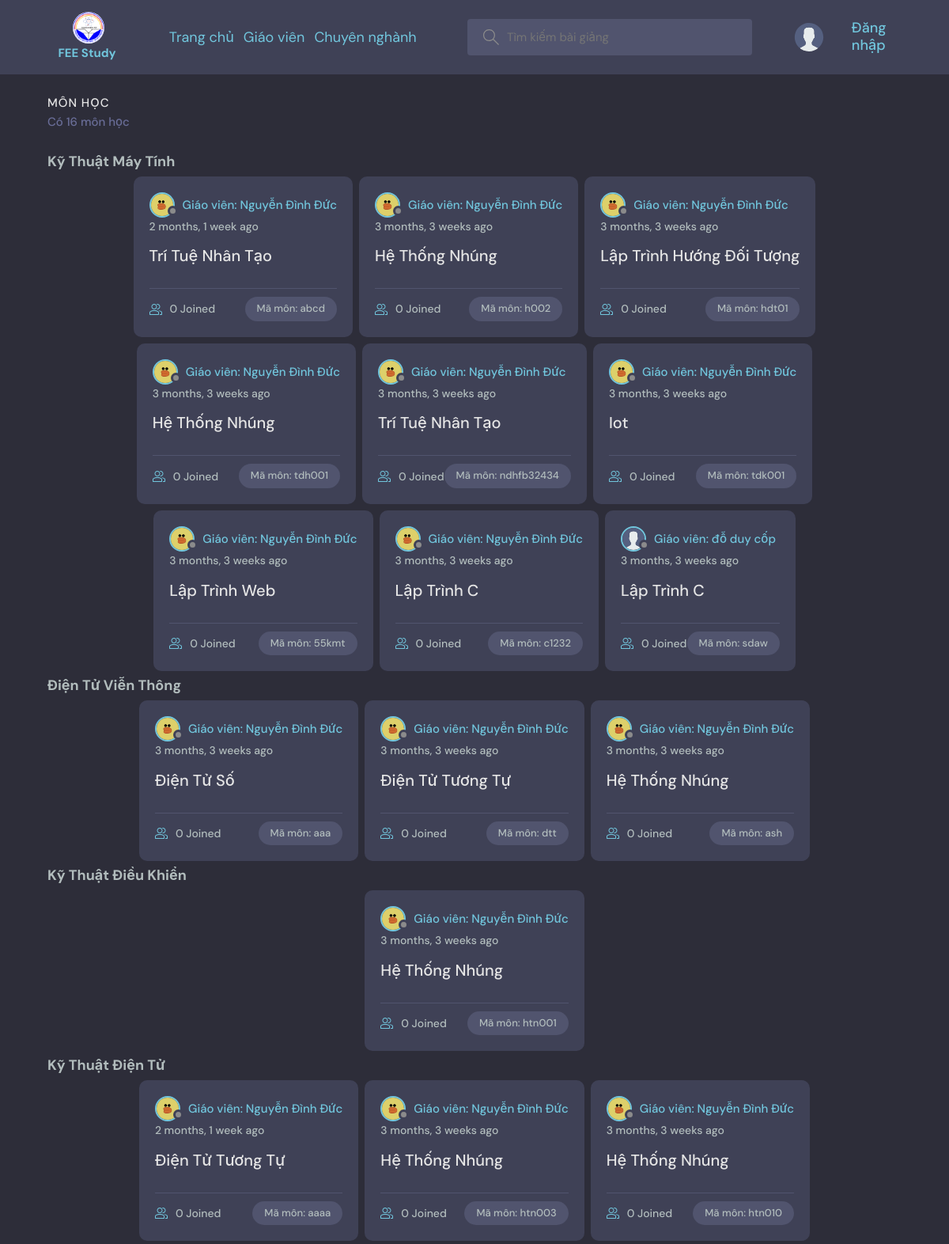
The page / on the database its author committed.
### base/models.py (models this page shows, shortened)
class major(models.Model):
    name = models.CharField(max_length=200)

class subject(models.Model):
    fkmajor = models.ForeignKey(major,on_delete=models.SET_NULL,null=True)
    host = models.ForeignKey(User, on_delete=models.SET_NULL, null=True)
    subjectcode = models.CharField(primary_key=True,max_length=10)
    name = models.CharField(max_length=200)
    modelaccess = (('0','Cơ bản'),('1','Cơ sở'),('2','Chuyên ngành'))
    access = models.CharField(choices=modelaccess,default='0',max_length=2)
    description = models.TextField(null=True, blank=True)
    participants = models.ManyToManyField(
        User, related_name='participants', blank=True)
    updated = models.DateTimeField(auto_now=True)
    created = models.DateTimeField(auto_now_add=True)
    class Meta:
        ordering = ['-updated', '-created']

class User(AbstractUser):
    student = 'SV'
    teacher = 'GV'
    admin = 'AD'
    modelaccess = [(student,'SV'),(teacher,'GV'),(admin,'AD')]
    name = models.CharField(max_length=200, null=True)
    email = models.EmailField(unique=True, null=True)
    access = models.CharField(choices=modelaccess,default=student,max_length=2)
    avatar = models.ImageField(upload_to='avatars',null=True, default="avatar.svg")

### base/views.py (the view)
# urls.py: 2. Add a URL to urlpatterns:  path('', views.home, name='home')
def home(request):
    q = request.GET.get('q') if request.GET.get('q') != None else ''
    subjects = subject.objects.filter(
        Q(fkmajor__name__icontains=q) |
        Q(name__icontains=q)
    )
    users = User.objects.all()
    majors = major.objects.all()
    subject_count = subjects.count()
    context = {'subjects': subjects,'subject_count':subject_count,
                'majors': majors,'users': users}
    return render(request,'base/home.html',context)

### base/templates/base/home.html (shortened to what this page needs)
{% extends 'main.html' %}
{% block content %}
<main class="layout">
    <div class="container">
        <div class="subjectList">
            <div class="subjectList__header" style="width: 100%;">
                <div>
                  <h2>Môn học</h2>
                  <p>Có {{subject_count}} môn học</p>
                </div>
              </div>
              {% include 'base/feed_component.html' %}
        </div>
    </div>
</main>
{% endblock content %}

### base/templates/base/feed_component.html (shortened to what this page needs)
<div class="listmajor">
    {% for major in majors %}
    <h1>{{major.name}}</h1>
    <div class="listsub">
        {% for subject in subjects %}
        {% if subject.fkmajor.name == major.name %}
        <div class="subjectListsubject accsee{{subject.access}}">
            <div class="subjectListsubject__header">
                <a href="{% url 'user-profile' subject.host.id %}" class="subjectListsubject__author">
                    <div class="avatar avatar--small">
                        <img src="{{subject.host.avatar.url}}" />
                    </div>
                    <span>Giáo viên: {{subject.host.name}}</span>
                </a>
            </div>
            <div class="subjectListsubject__actions">
                <span>{{subject.created|timesince}} ago</span>
            </div>
            <div class="subjectListsubject__content">
                <a href="{% url 'subject' subject.subjectcode %}">{{subject.name}}</a>
            </div>
            <div class="subjectListsubject__meta">
                <a href="{% url 'subject' subject.subjectcode %}" class="subjectListsubject__joined">
                    {{subject.participants.all.count}} Joined
                </a>
                <p class="subjectListsubject__topic">Mã môn: {{subject.subjectcode}}</p>
            </div>
        </div>
        {% endif %}
        {% endfor %}
    </div>
    {% endfor %}
</div>

### static/styles/style.css (style rules this page uses)
:root { --color-main: #71c6dd; --color-main-light: #e1f6fb; --color-dark: #3f4156; --color-dark-medium: #51546e; --color-dark-light: #696d97; --color-light: #e5e5e5; --color-gray: #8b8b8b; --color-light-gray: #b2bdbd; --color-bg: #2d2d39; --color-success: #5dd693; --color-error: #fc4b0b; }
* { font-family: "DM Sans", -apple-system, BlinkMacSystemFont, "Segoe UI", Roboto, Oxygen, Ubuntu, Cantarell, "Open Sans", "Helvetica Neue", sans-serif; margin: 0; padding: 0; box-sizing: border-box; text-rendering: optimizeLegibility; font-size: inherit; }
html { font-size: 56.25%; }
@media only screen and (min-width: 1200px) { html { font-size: 62.5%; } }
body { line-height: 1.6; font-weight: 400; font-size: 1.5rem; color: var(--color-light-gray); background-color: var(--color-bg); }
img { width: 100%; }
a { display: inline-block; color: var(--color-main); text-decoration: none; }
.container { max-width: 120rem; width: 90%; margin: auto; }
.avatar { position: relative; display: inline-block; border-radius: 50%; border: 2px solid var(--color-main); }
.avatar img { display: block; border-radius: 50%; object-fit: cover; object-position: center; }
.avatar::after { content: ""; display: block; position: absolute; background-color: var(--color-gray); z-index: 111; border-radius: 50%; border: 0.3rem solid var(--color-dark); }
.avatar.avatar--small img { width: 2.8rem; height: 2.8rem; }
.avatar.avatar--small:after { width: 0.7rem; height: 0.7rem; bottom: 0px; right: -6px; }
.layout { margin-top: 2.4rem; }
.layout > .container { display: flex; justify-content: space-between; align-items: center; flex-direction: column; }
.subjectList { width: 100%; }
.subjectList__header { display: flex; justify-content: space-between; align-items: center; margin-bottom: 2.4rem; }
.subjectList__header h2 { text-transform: uppercase; font-weight: 500; color: var(--color-light); letter-spacing: 1px; }
.subjectList__header p { font-weight: 500; color: var(--color-dark-light); }
.subjectListsubject { background-color: var(--color-dark); border-radius: 1rem; padding: 2rem; margin: 4px; }
.subjectListsubject__header { display: flex; justify-content: space-between; align-items: center; }
.subjectListsubject__author { font-weight: 500; display: flex; align-items: center; gap: 1rem; }
.subjectListsubject__actions { display: flex; align-items: flex-start; gap: 1rem; position: relative; }
.subjectListsubject__actions span { font-size: 1.4rem; font-weight: 500; }
.subjectListsubject__content { margin: 1rem 0; }
.subjectListsubject__content a { font-size: 2rem; font-weight: 500; margin-bottom: 1.5rem; color: var(--color-light); transition: all 0.3s ease-in-out; text-transform: capitalize; }
.subjectListsubject__meta { border-top: 1px solid var(--color-dark-medium); padding-top: 1rem; display: flex; align-items: center; justify-content: space-between; }
.subjectListsubject__joined { color: var(--color-light-gray); display: flex; align-items: center; gap: 1rem; font-size: 1.4rem; font-weight: 500; }
.subjectListsubject__joined svg { fill: var(--color-main); width: 1.6rem; height: 1.6rem; }
.subjectListsubject__topic { padding: 5px 1.5rem; background-color: var(--color-dark-medium); border-radius: 5rem; font-weight: 500; font-size: 1.3rem; }
.listsub { width: 100%; display: flex; flex-wrap: wrap; justify-content: center; }
.listmajor h1 { text-transform: capitalize; font-size: 18px; }

### rows shown on the page
major: name "Kỹ Thuật Máy Tính"
subject: host.avatar (picture), host.name "Nguyễn Đình Đức", created "2 months, 1 week", name "Trí Tuệ Nhân Tạo", participants.all.count "0", subjectcode "abcd"
subject: host.avatar (picture), host.name "Nguyễn Đình Đức", created "3 months, 3 weeks", name "Hệ Thống Nhúng", participants.all.count "0", subjectcode "h002"
subject: host.avatar (picture), host.name "Nguyễn Đình Đức", created "3 months, 3 weeks", name "Lập Trình Hướng Đối Tượng", participants.all.count "0", subjectcode "hdt01"
subject: host.avatar (picture), host.name "Nguyễn Đình Đức", created "3 months, 3 weeks", name "Hệ Thống Nhúng", participants.all.count "0", subjectcode "tdh001"
subject: host.avatar (picture), host.name "Nguyễn Đình Đức", created "3 months, 3 weeks", name "Trí Tuệ Nhân Tạo", participants.all.count "0", subjectcode "ndhfb32434"
subject: host.avatar (picture), host.name "Nguyễn Đình Đức", created "3 months, 3 weeks", name "Iot", participants.all.count "0", subjectcode "tdk001"
subject: host.avatar (picture), host.name "Nguyễn Đình Đức", created "3 months, 3 weeks", name "Lập Trình Web", participants.all.count "0", subjectcode "55kmt"
subject: host.avatar (picture), host.name "Nguyễn Đình Đức", created "3 months, 3 weeks", name "Lập Trình C", participants.all.count "0", subjectcode "c1232"
subject: host.avatar (placeholder picture), host.name "đỗ duy cốp", created "3 months, 3 weeks", name "Lập Trình C", participants.all.count "0", subjectcode "sdaw"
major: name "Điện Tử Viễn Thông"
subject: host.avatar (picture), host.name "Nguyễn Đình Đức", created "3 months, 3 weeks", name "Điện Tử Số", participants.all.count "0", subjectcode "aaa"
subject: host.avatar (picture), host.name "Nguyễn Đình Đức", created "3 months, 3 weeks", name "Điện Tử Tương Tự", participants.all.count "0", subjectcode "dtt"
subject: host.avatar (picture), host.name "Nguyễn Đình Đức", created "3 months, 3 weeks", name "Hệ Thống Nhúng", participants.all.count "0", subjectcode "ash"
major: name "Kỹ Thuật Điều Khiển"
subject: host.avatar (picture), host.name "Nguyễn Đình Đức", created "3 months, 3 weeks", name "Hệ Thống Nhúng", participants.all.count "0", subjectcode "htn001"
major: name "Kỹ Thuật Điện Tử"
subject: host.avatar (picture), host.name "Nguyễn Đình Đức", created "2 months, 1 week", name "Điện Tử Tương Tự", participants.all.count "0", subjectcode "aaaa"
subject: host.avatar (picture), host.name "Nguyễn Đình Đức", created "3 months, 3 weeks", name "Hệ Thống Nhúng", participants.all.count "0", subjectcode "htn003"
subject: host.avatar (picture), host.name "Nguyễn Đình Đức", created "3 months, 3 weeks", name "Hệ Thống Nhúng", participants.all.count "0", subjectcode "htn010"

### other values the page prints
{{ subject_count }} "16"
